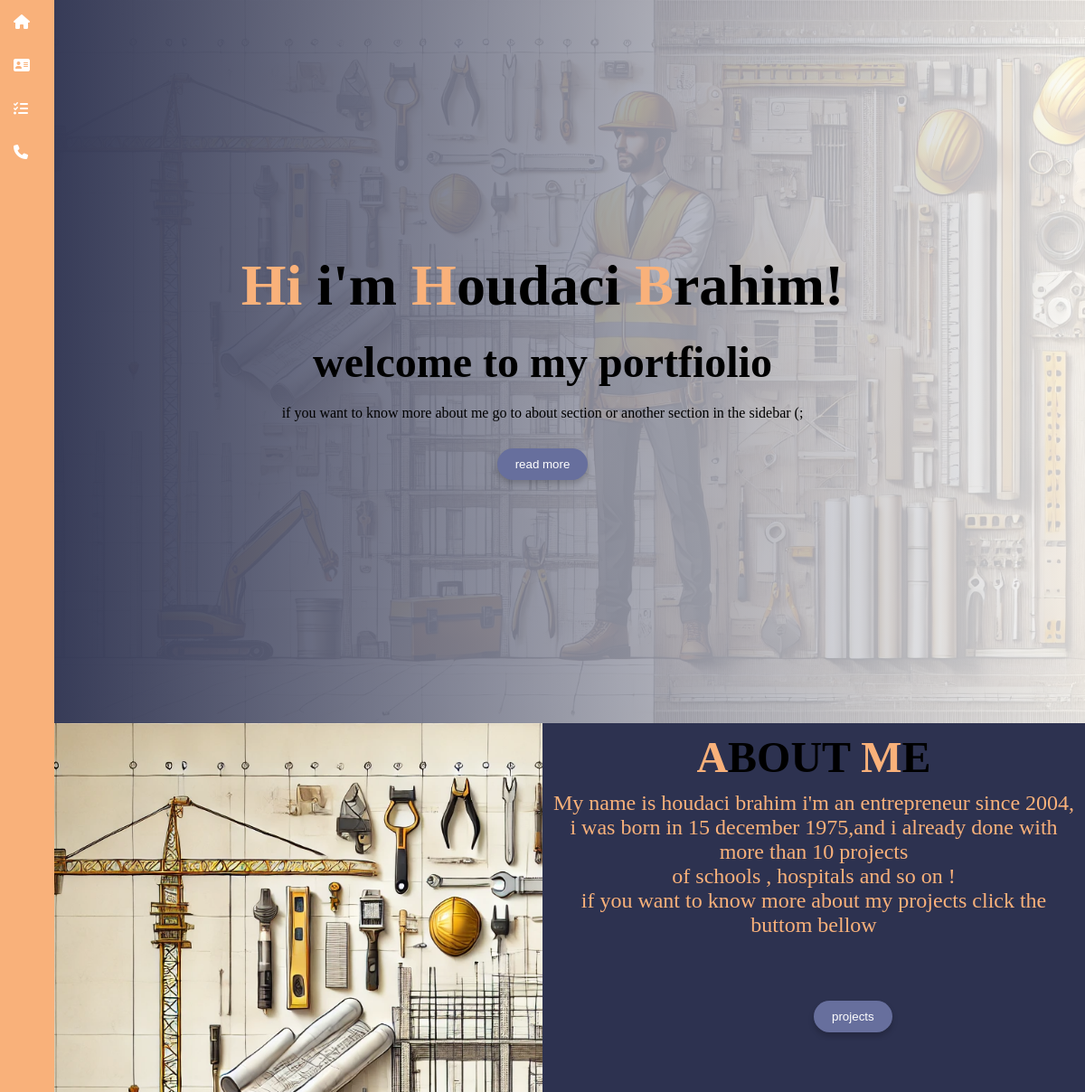
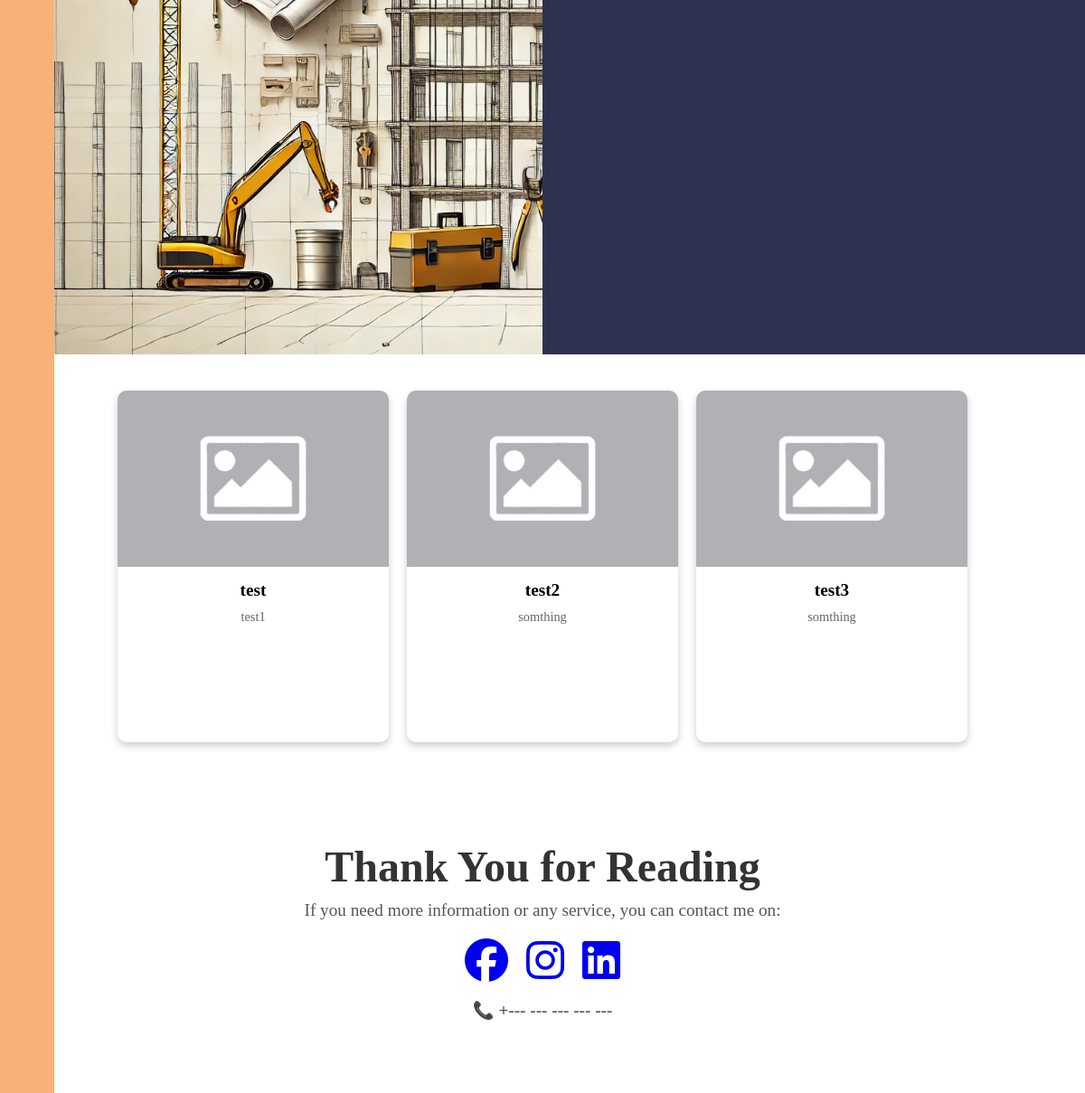
The page / on the database its author committed (2 pictures, top to bottom).
### test1/models.py (models this page shows, shortened)
class About(models.Model):
    text = models.TextField()

class Project(models.Model):
    projectname = models.CharField(max_length=50)
    description = models.TextField()
    pr_photo = models.ImageField(upload_to='photos',null=True,blank=True)

class ContactInfo(models.Model):
    instagram = models.URLField(blank=True, null=True)
    facebook = models.URLField(blank=True, null=True)
    linkedin = models.URLField(blank=True, null=True)
    phone = models.CharField(max_length=20, blank=True, null=True)

### test1/views.py (the view)
# urls.py: path('',views.index, name='index'),
def index(request):
    context ={
        'projects' : Project.objects.all(),
        'abouttext' : About.objects.last(),
        'contactme' : ContactInfo.objects.last(),
    }
    return render(request,'pages/index.html', context)

### templates/pages/index.html
{% extends 'base.html' %}
{% block content %}
{% load static %}
<section class="section1" id="section1">
    <div class="info">
        <h1 class="name"><span class="hilight">Hi</span> i'm <span class="hilight">H</span>oudaci <span class="hilight">B</span>rahim!</h1>
           <h1> welcome to my portfiolio
        </h1>
        <p>if you want to know more about me go to about section or another section in the sidebar (; </p>
        <button onclick="navigateToSection('section2')">read more </button>
    </div>
</section>
<section id="section2" class="about">
    <div class="image">
    </div>
    <div class="informations">
        <h1><span class="hilight">A</span>BOUT <span class="hilight">M</span>E</h1>
        <p class="myp" style="white-space: pre-line;">{{abouttext.text}}</P>
        <button id="projects" onclick="navigateToSection('section3')">projects</button>
    </div>
</section>
<section class="projects" id="section3">
    {% for project in projects %}
    <div class="project">
    {% if project.pr_photo %}
         <img src="{{ project.pr_photo.url }}" alt="Project 1">
     {% else %}
      <img src="{% static 'frontend/default.jpg' %}" alt="Default Project Image">
     {% endif %}
    <div class="project-info">
            <h3>{{project.projectname}}</h3>
            <p>{{project.description}}</p>
        </div>
    </div>
    {% endfor %}
</section>
{% endblock %}

### templates/base.html (shortened to what this page needs)
{% load static %}
<!DOCTYPE html>
<html lang="en">
<head>
    <link rel="stylesheet" href="{% static 'frontend/style.css' %}">
    <link rel="stylesheet" href="https://cdnjs.cloudflare.com/ajax/libs/font-awesome/6.7.2/css/all.min.css" />
</head>
<body>
    {% include 'parts/sidebar.html' %}
    {% block content %}
    {% endblock %}
    {% include 'parts/footer.html' %}
</body>
</html>

### templates/parts/sidebar.html (shortened to what this page needs)
<div class="sidebar">
    <ul>
        <a href="#section1">
        <li>
            <i class="fa-solid fa-house"></i>
        </li>
    </a>
        <a href="#section2">
        <li>
            <i class="fa-solid fa-address-card"></i>
        </li>
    </a>
        <a href="#section3">
        <li>
            <i class="fa-solid fa-list-check"></i>
        </li>
    </a>
     <a href="#section4"><li>
            <i class="fa-solid fa-phone"></i>
        </li>
    </a>
    </ul>
</div>

### templates/parts/footer.html
<section class="contactme" id="section4">
    <h1>Thank You for Reading</h1>
    <p>If you need more information or any service, you can contact me on:</p>
    <div class="contact-links">
        {% if contactme.facebook %}
        <a href="{{contactme.facebook}}" target="_blank">
            <i class="fab fa-facebook fa-3x"></i>
        </a>
        {% endif %}
        {% if contactme.instagram %}
        <a href="{{contactme.instagram}}" target="_blank">
            <i class="fab fa-instagram fa-3x"></i>
        </a>
        {% endif %}
        {% if contactme.linkedin %}
        <a href="{{contactme.linkedin}}" target="_blank">
            <i class="fab fa-linkedin fa-3x"></i>
        </a>
        {% endif %}
    </div>
    {% if contactme.phone %}
    <p class="phone">📞 +{{contactme.phone}}</p>
    {% endif %}
</section>

### myportfolio/static/frontend/style.css (style rules this page uses)
* { margin: 0%; padding: 0%; }
.section1 { display: flex; }
.info { display: flex; flex-direction: column; align-items: center; justify-content: center; background-color:#edf1f6; height: 100vh; width: 100%; background-image: linear-gradient( to right,#2d3250 ,#ffffffcd), url(ing.webp); background-repeat: no-repeat; background-size: cover; }
h1, p { margin: 10px 0; text-align: center; }
h1 { font-size: 3rem; margin: 10px 0; text-align: center; }
button { margin-top: 20px; padding: 10px 20px; border: none; background-color: #676f9d; color: white; cursor: pointer; box-shadow:0px 4px 6px rgba(0,0,0,0.2) ; transition: box-shadow 0.3s ease, transform 0.3s ease; border-radius: 20px; }
.sidebar { position: fixed; top: 0; left: 0; width: 60px; height: 100%; background-color: #f9b17a; transition: width 0.3s; overflow: hidden; z-index: 1000; }
.sidebar ul { list-style: none; padding: 0; margin: 0; }
.sidebar ul li { display: flex; align-items: center; padding: 15px; color: white; cursor: pointer; transition: background-color 0.3s; }
.name { font-size: 4rem; }
.hilight { color: #f9b17a; }
.about { display: flex; }
.image { width: 50%; height: 100vh; background-image: url(ing.webp); background-repeat: no-repeat; background-size: cover; }
.informations { width: 50%; background-color: #2d3250; }
.myp { font-size: 24px; color: #f9b17a; margin-inline: auto; overflow: hidden; white-space: nowrap; width: 0; animation: typing 4s forwards , blink 1s step-end infinite; }
#projects { margin-top: 10%; margin-left: 50%; }
.projects { display: flex; flex-wrap: wrap; gap: 20px; justify-content: center; padding: 40px; }
.project { display: flex; flex-direction: column; width: 300px; border-radius: 10px; overflow: hidden; box-shadow: 0 4px 8px rgba(0, 0, 0, 0.2); background: #fff; transition: transform 0.3s ease-in-out; }
.project img { width: 100%; height: 50%; object-fit: cover; }
.project-info { padding: 15px; text-align: center; }
.project-info h3 { margin: 0; font-size: 1.2rem; }
.project-info p { font-size: 0.9rem; color: #666; }
.contactme { height: 100%; text-align: center; padding: 60px 20px; background-color: #fff; }
.contactme h1 { font-size: 3rem; color: #333; margin-bottom: 10px; }
.contactme p { font-size: 1.2rem; color: #555; margin-bottom: 20px; }
.contact-links { display: flex; justify-content: center; gap: 20px; margin: 20px 0; }
.phone { font-size: 1.5rem; font-weight: bold; color: #333; }
a { text-decoration: none; }

### rows shown on the page
About: text "My name is houdaci brahim i'm an entrepreneur since 2004, i was born in 15 december 1975,and i already done with more than 10 projects of schools , hospitals and so on ! if you want to know more about my projects click the buttom bellow"
Project: projectname "test", description "test1"
Project: projectname "test2", description "somthing"
Project: projectname "test3", description "somthing"
ContactInfo: phone "--- --- --- --- ---"
